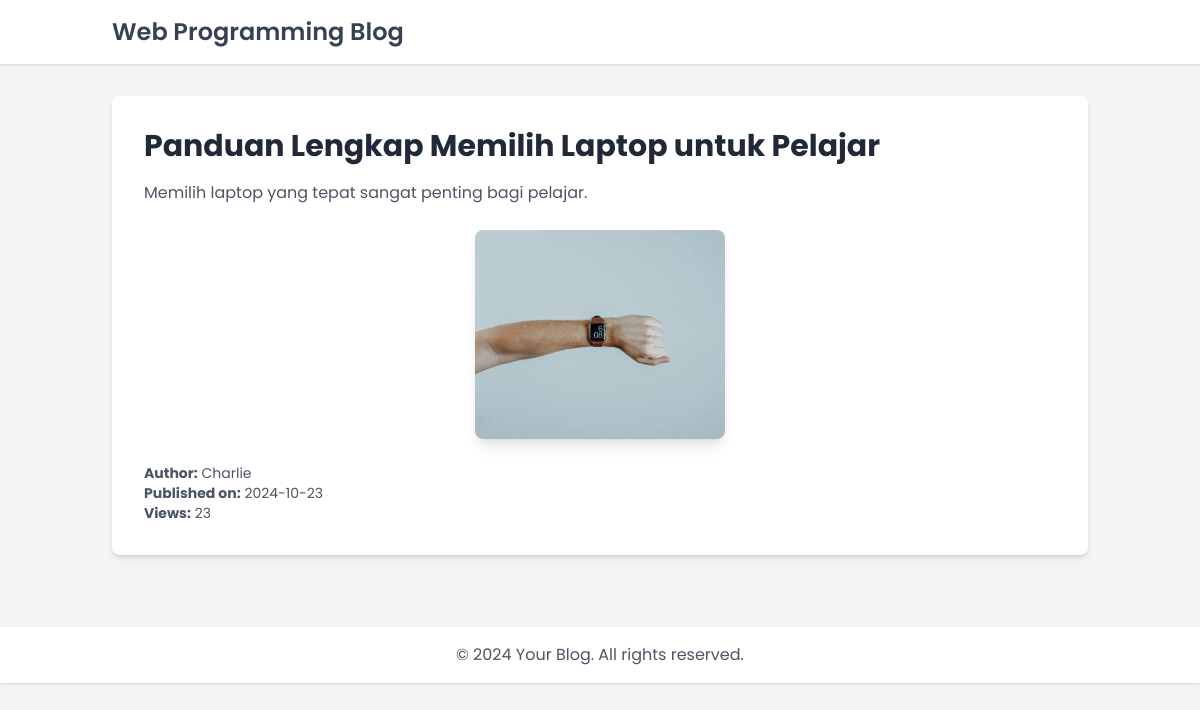
/uasweb/artikel.php?id=2, run on the app's committed database.
### tables this page shows
CREATE TABLE `posts` (
  `id` int(11) NOT NULL,
  `judul` varchar(255) NOT NULL,
  `isi` text NOT NULL,
  `kategori` enum('Technology','Lifestyle') NOT NULL,
  `author` varchar(100) NOT NULL,
  `tanggal_publikasi` date NOT NULL,
  `images` varchar(255) NOT NULL,
  `view` int(11) NOT NULL DEFAULT 0
);

### uasweb/artikel.php (the view, shortened to what this page needs)
<?php
require_once 'functions.php';
if (isset($_GET['id'])) {
    $postId = (int)$_GET['id'];
    $sql = "SELECT * FROM posts WHERE id = ?";
    $stmt = $conn->prepare($sql);
    $stmt->bind_param("i", $postId);
    $stmt->execute();
    $result = $stmt->get_result();
    $post = $result->fetch_assoc();
} else {
    echo "<p>No post selected.</p>";
    exit;
}
?>
<!doctype html>
<html lang="en">
<head>
    <script src="https://cdn.tailwindcss.com"></script>
</head>
<body class="bg-gray-100 text-gray-800 overflow-hidden">
    <header class="bg-white shadow">
        <div class="container mx-auto px-6 py-4">
            <div class="flex justify-between items-center">
                <a href="index.php" class="text-2xl font-semibold text-gray-700 hover:text-blue-500">
                    <span class="fa fa-pencil-square-o"></span> Web Programming Blog
                </a>
            </div>
        </div>
    </header>
    <div class="container mx-auto px-6 py-8">
        <div class="bg-white rounded-lg shadow-md p-8">
            <h2 class="text-3xl font-bold text-gray-800 mb-4"><?php echo htmlspecialchars($post['judul']); ?></h2>
            <p class="text-gray-600 leading-relaxed mb-6"><?php echo nl2br(htmlspecialchars($post['isi'])); ?></p>
            <?php if ($post['images']): ?>
                <img src="<?php echo htmlspecialchars($post['images']); ?>" alt="Image" class="w-[250px] h-auto max-w-lg mx-auto mb-6 rounded-lg shadow-lg">
            <?php endif; ?>
            <div class="text-gray-600 text-sm">
                <p><strong>Author:</strong> <?php echo htmlspecialchars($post['author']); ?></p>
                <p><strong>Published on:</strong> <?php echo htmlspecialchars($post['tanggal_publikasi']); ?></p>
                <p><strong>Views:</strong> <?php echo htmlspecialchars($post['view']); ?></p>
            </div>
        </div>
    </div>
    <footer class="bg-white shadow mt-10">
        <div class="container mx-auto px-6 py-4">
            <p class="text-center text-gray-600">© 2024 Your Blog. All rights reserved.</p>
        </div>
    </footer>
</body>
</html>

### uasweb/artikel.php (style rules this page uses)
body { font-family: 'Poppins', sans-serif; }

### data on the page
posts: judul "Panduan Lengkap Memilih Laptop untuk Pelajar", isi "Memilih laptop yang tepat sangat penting bagi pelajar.", images (picture), author "Charlie", tanggal_publikasi "2024-10-23", view "23"
